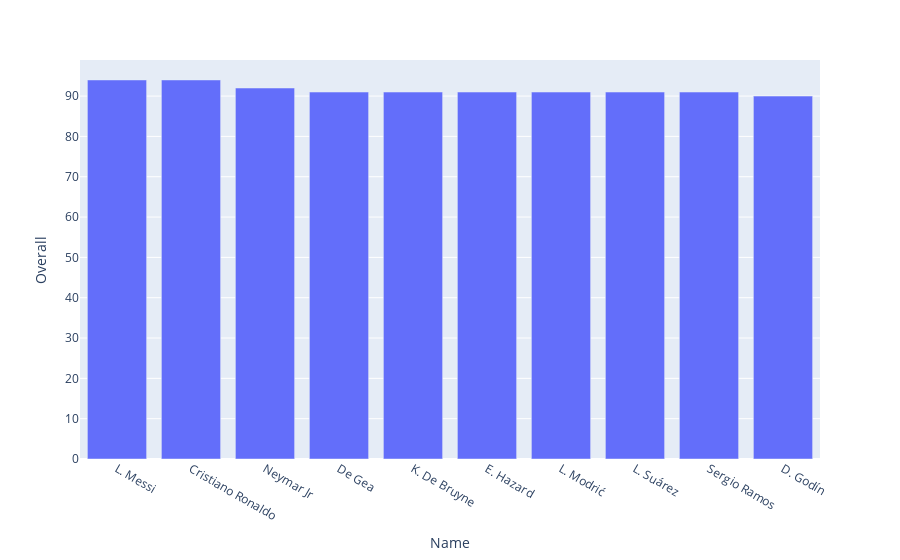

The cell this chart's notebook holds for it:
### Code cell
# USING PLOTLY TO VISUALIZE
px.bar(mrp, x = "Name", y = "Overall")

### Figure 1 — Plotly figure (JSON) as saved in the notebook; plotly's stock layout.template omitted (floating-point values rounded to 4 significant figures)
{"data": [{"alignmentgroup": "True", "hovertemplate": "Name=%{x}<br>Overall=%{y}<extra></extra>", "legendgroup": "", "marker": {"color": "#636efa", "pattern": {"shape": ""}}, "name": "", "offsetgroup": "", "orientation": "v", "showlegend": false, "textposition": "auto", "type": "bar", "x": ["L. Messi", "Cristiano Ronaldo", "Neymar Jr", "De Gea", "K. De Bruyne", "E. Hazard", "L. Modrić", "L. Suárez", "Sergio Ramos", "D. Godín"], "xaxis": "x", "y": [94, 94, 92, 91, 91, 91, 91, 91, 91, 90], "yaxis": "y"}], "layout": {"barmode": "relative", "legend": {"tracegroupgap": 0}, "margin": {"t": 60}, "xaxis": {"anchor": "y", "domain": [0, 1], "title": {"text": "Name"}}, "yaxis": {"anchor": "x", "domain": [0, 1], "title": {"text": "Overall"}}}}
